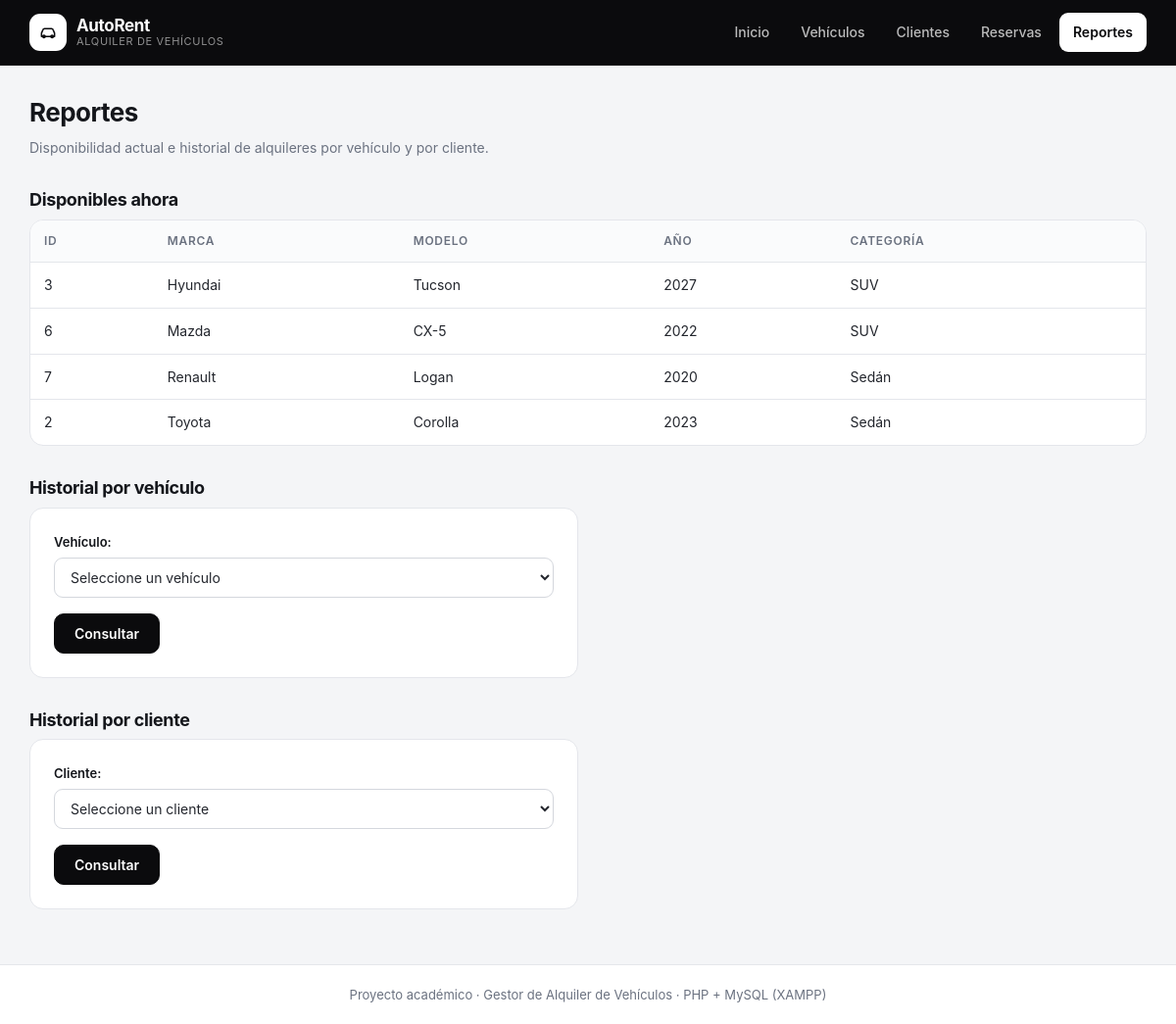
The page /views/reportes/inicio.php on the database its author committed.
### tables this page shows
CREATE TABLE vehiculos (
    id INT AUTO_INCREMENT PRIMARY KEY,
    marca VARCHAR(100) NOT NULL,
    modelo VARCHAR(100) NOT NULL,
    anio YEAR NOT NULL,
    categoria VARCHAR(50),
    estado ENUM('disponible', 'alquilado', 'mantenimiento') DEFAULT 'disponible',
    created_at TIMESTAMP DEFAULT CURRENT_TIMESTAMP,
    updated_at TIMESTAMP DEFAULT CURRENT_TIMESTAMP ON UPDATE CURRENT_TIMESTAMP
);

### models/database/database.php (called while the page is built, shortened)
<?php
class Database implements DatabaseInterface
{
    private string $host_db = "localhost";
    private string $user_db = "root";
    private string $pwd_db = "";
    private string $name_db = "alquiler_vehiculos_db";
    private int $port_db = 3306;
    private $conex = null;
    public function __construct()
    {
        $this->conex = new mysqli(
            $this->host_db,
            $this->user_db,
            $this->pwd_db,
            $this->name_db,
            $this->port_db
        );
        $this->conex->set_charset("utf8mb4");
    }
    public function query_select(string $sql): array
    {
        $result = $this->conex->query($sql);
        $rows = [];
        while ($row = $result->fetch_assoc()) {
            array_push($rows, $row);
        }
        return $rows;
    }
}

### models/config/models_config.php (called while the page is built, shortened)
<?php
class ModelsConfig
{
    public static function get_db(): DatabaseInterface
    {
        return new Database();
    }
    public static function get_vehiculos_repository(): VehiculosRepositoryInterface
    {
        return new VehiculosRepository(ModelsConfig::get_db());
    }
}

### controllers/config/controllers_config.php (called while the page is built, shortened)
<?php
class ControllersConfig
{
    public static function get_vehiculos_controller(): VehiculosControllerInterface
    {
        return new VehiculosController(ModelsConfig::get_vehiculos_repository());
    }
}

### controllers/vehiculos/vehiculos_controller.php (called while the page is built, shortened)
<?php
class VehiculosController implements VehiculosControllerInterface
{
    private VehiculosRepositoryInterface $vehiculos_model;
    public function __construct(VehiculosRepositoryInterface $vehiculos_model)
    {
        $this->vehiculos_model = $vehiculos_model;
    }
    public function get_vehiculos(): array
    {
        return $this->vehiculos_model->get_vehiculos();
    }
    public function get_vehiculos_disponibles(): array
    {
        return $this->vehiculos_model->get_vehiculos_disponibles();
    }
}

### models/repositories/vehiculos_repository/vehiculos_repository.php (called while the page is built, shortened)
<?php
class VehiculosRepository implements VehiculosRepositoryInterface
{
    private DatabaseInterface $db;
    public function __construct(DatabaseInterface $db)
    {
        $this->db = $db;
    }
    public function get_vehiculos(): array
    {
        $sql = "select * from vehiculos order by marca, modelo";
        $rows = $this->db->query_select($sql);
        return array_map(
            fn(array $row): Vehiculo => VehiculoMappers::to_entity($row),
            $rows
        );
    }
    public function get_vehiculos_disponibles(): array
    {
        $sql = "select v.* from vehiculos v
                where v.estado = 'disponible'
                and not exists (
                    select 1 from reservas r
                    where r.vehiculo_id = v.id
                    and r.estado = 'activa'
                    and curdate() between r.fecha_inicio and r.fecha_fin
                )
                order by v.marca, v.modelo";
        $rows = $this->db->query_select($sql);
        return array_map(
            fn(array $row): Vehiculo => VehiculoMappers::to_entity($row),
            $rows
        );
    }
}

### models/mappers/vehiculo_mappers.php (called while the page is built, shortened)
<?php
class VehiculoMappers
{
    public static function to_entity(array $row_db): Vehiculo
    {
        return new Vehiculo(
            (int) $row_db["id"],
            $row_db["marca"],
            $row_db["modelo"],
            (int) $row_db["anio"],
            $row_db["categoria"] ?? "",
            $row_db["estado"] ?? "disponible"
        );
    }
}

### models/entities/vehiculo.php (called while the page is built, shortened)
<?php
class Vehiculo
{
    private int $id;
    private string $marca;
    private string $modelo;
    private int $anio;
    private string $categoria;
    public function __construct(
        int $id,
        string $marca,
        string $modelo,
        int $anio,
        string $categoria = "",
        string $estado = "disponible"
    ) {
        $this->id = $id;
        $this->marca = $marca;
        $this->modelo = $modelo;
        $this->anio = $anio;
        $this->categoria = $categoria;
    }
    public function get_id(): int
    {
        return $this->id;
    }
    public function get_marca(): string
    {
        return $this->marca;
    }
    public function get_modelo(): string
    {
        return $this->modelo;
    }
    public function get_anio(): int
    {
        return $this->anio;
    }
    public function get_categoria(): string
    {
        return $this->categoria;
    }
}

### views/reportes/inicio.php (the view, shortened to what this page needs)
<?php
require __DIR__ . "/../../models/database/database.php";
require __DIR__ . "/../../models/entities/vehiculo.php";
require __DIR__ . "/../../models/mappers/vehiculo_mappers.php";
require __DIR__ . "/../../models/repositories/vehiculos_repository/vehiculos_repository.php";
require __DIR__ . "/../../models/config/models_config.php";
require __DIR__ . "/../../controllers/vehiculos/vehiculos_controller.php";
require __DIR__ . "/../../controllers/config/controllers_config.php";
$vehiculos_controller = ControllersConfig::get_vehiculos_controller();
$vehiculos = $vehiculos_controller->get_vehiculos();
$disponibles = $vehiculos_controller->get_vehiculos_disponibles();
?>
<!DOCTYPE html>
<html lang="es">
<head>
    <link rel="stylesheet" href="../../public/css/style.css?v=3">
</head>
<body>
    <header class="topbar">
        <div class="topbar-inner">
            <a class="marca" href="../inicio.php">
                <span class="marca-icono">
                    <svg viewBox="0 0 24 24" fill="none" stroke="currentColor" stroke-width="1.8"
                        stroke-linecap="round" stroke-linejoin="round" aria-hidden="true">
                        <path d="M5 17h14" />
                        <path d="M4 17v-4l1.8-4.2A2 2 0 0 1 7.6 7.5h8.8a2 2 0 0 1 1.8 1.3L20 13v4" />
                        <circle cx="7" cy="17" r="1.5" />
                        <circle cx="17" cy="17" r="1.5" />
                    </svg>
                </span>
                <span class="marca-texto">
                    <strong>AutoRent</strong>
                    <small>Alquiler de vehículos</small>
                </span>
            </a>
            <nav class="menu">
                <a href="../inicio.php">Inicio</a>
                <a href="../vehiculos/inicio.php">Vehículos</a>
                <a href="../clientes/inicio.php">Clientes</a>
                <a href="../reservas/inicio.php">Reservas</a>
                <a href="../reportes/inicio.php" class="activo">Reportes</a>
            </nav>
        </div>
    </header>
    <main class="contenido">
<div class="cabecera-pagina">
    <div>
        <h2>Reportes</h2>
        <p>Disponibilidad actual e historial de alquileres por vehículo y por cliente.</p>
    </div>
</div>
<h3>Disponibles ahora</h3>
<?php if (count($disponibles) === 0) : ?>
    <p class="vacio">No hay vehículos disponibles en este momento.</p>
<?php else : ?>
    <div class="tabla-envoltura">
        <table>
            <thead>
                <tr>
                    <th>ID</th>
                    <th>Marca</th>
                    <th>Modelo</th>
                    <th>Año</th>
                    <th>Categoría</th>
                </tr>
            </thead>
            <tbody>
                <?php foreach ($disponibles as $vehiculo) : ?>
                    <tr>
                        <td><?php echo $vehiculo->get_id(); ?></td>
                        <td><?php echo htmlspecialchars($vehiculo->get_marca()); ?></td>
                        <td><?php echo htmlspecialchars($vehiculo->get_modelo()); ?></td>
                        <td><?php echo $vehiculo->get_anio(); ?></td>
                        <td><?php echo htmlspecialchars($vehiculo->get_categoria()); ?></td>
                    </tr>
                <?php endforeach; ?>
            </tbody>
        </table>
    </div>
<?php endif; ?>
<h3>Historial por vehículo</h3>
<form class="tarjeta" method="get" action="inicio.php">
    <div class="campo">
        <label for="vehiculo_id">Vehículo:</label>
        <select id="vehiculo_id" name="vehiculo_id">
            <option value="">Seleccione un vehículo</option>
        </select>
    </div>
    <div class="acciones">
        <button type="submit">Consultar</button>
    </div>
</form>
<h3>Historial por cliente</h3>
<form class="tarjeta" method="get" action="inicio.php">
    <div class="campo">
        <label for="cliente_id">Cliente:</label>
        <select id="cliente_id" name="cliente_id">
            <option value="">Seleccione un cliente</option>
        </select>
    </div>
    <div class="acciones">
        <button type="submit">Consultar</button>
    </div>
</form>
    </main>
    <footer class="pie">
        <p>Proyecto académico &middot; Gestor de Alquiler de Vehículos &middot; PHP + MySQL (XAMPP)</p>
    </footer>
</body>
</html>

### public/css/style.css (style rules this page uses)
:root { --negro: #0b0b0d; --negro-suave: #1a1c22; --tinta: #14161b; --texto: #23262d; --muted: #6b7280; --fondo: #f4f5f7; --blanco: #ffffff; --borde: #e4e6eb; --borde-fuerte: #d4d7dd; --verde: #0f7a54; --verde-bg: #e7f6ef; --rojo: #b3261e; --rojo-bg: #fdecea; --ambar: #92500a; --ambar-bg: #fdf2e3; --azul: #1d4ed8; --azul-bg: #e9eefc; --radio: 14px; --sombra: 0 1px 2px rgba(16, 24, 40, 0.06), 0 12px 32px rgba(16, 24, 40, 0.05); }
* { box-sizing: border-box; }
html { -webkit-text-size-adjust: 100%; }
body { margin: 0; font-family: "Inter", "Segoe UI Variable", "Segoe UI", system-ui, -apple-system, sans-serif; font-size: 15px; line-height: 1.55; color: var(--texto); background: var(--fondo); display: flex; flex-direction: column; min-height: 100vh; }
a { color: var(--tinta); }
h1, h2, h3, h4 { margin: 0 0 8px; color: var(--tinta); letter-spacing: -0.02em; line-height: 1.25; }
h2 { font-size: 26px; }
h3 { font-size: 18px; margin-top: 32px; }
p { margin: 0 0 12px; }
.topbar { position: sticky; top: 0; z-index: 20; background: var(--negro); border-bottom: 1px solid rgba(255, 255, 255, 0.08); }
.topbar-inner { max-width: 1180px; margin: 0 auto; padding: 0 20px; height: 66px; display: flex; align-items: center; justify-content: space-between; gap: 24px; }
.marca { display: flex; align-items: center; gap: 10px; text-decoration: none; color: #fff; }
.marca-icono { display: grid; place-items: center; width: 38px; height: 38px; border-radius: 11px; background: #fff; color: var(--negro); }
.marca-icono svg { width: 20px; height: 20px; }
.marca-texto { display: flex; flex-direction: column; line-height: 1.15; }
.marca-texto strong { font-size: 17px; letter-spacing: -0.02em; }
.marca-texto small { font-size: 11px; color: rgba(255, 255, 255, 0.55); letter-spacing: 0.06em; text-transform: uppercase; }
.menu { display: flex; align-items: center; gap: 4px; flex-wrap: wrap; }
.menu a { color: rgba(255, 255, 255, 0.72); text-decoration: none; font-size: 14px; font-weight: 500; padding: 9px 14px; border-radius: 9px; transition: background 0.15s ease, color 0.15s ease; }
.menu a.activo { color: var(--negro); background: #fff; font-weight: 600; }
.contenido { width: 100%; max-width: 1180px; margin: 32px auto 56px; padding: 0 20px; flex: 1; }
.cabecera-pagina { display: flex; align-items: flex-end; justify-content: space-between; gap: 16px; flex-wrap: wrap; margin-bottom: 24px; }
.cabecera-pagina p { margin: 0; color: var(--muted); font-size: 14px; max-width: 620px; }
button, .boton { display: inline-flex; align-items: center; justify-content: center; gap: 8px; padding: 11px 20px; border-radius: 10px; border: 1px solid var(--negro); background: var(--negro); color: #fff; font-family: inherit; font-size: 14px; font-weight: 600; text-decoration: none; cursor: pointer; transition: transform 0.12s ease, background 0.15s ease, border-color 0.15s ease; }
.acciones { display: flex; flex-wrap: wrap; gap: 10px; margin-bottom: 24px; }
.tabla-envoltura { background: #fff; border: 1px solid var(--borde); border-radius: var(--radio); overflow-x: auto; margin-bottom: 28px; }
table { width: 100%; min-width: 780px; border-collapse: collapse; font-size: 14px; }
th, td { text-align: left; padding: 12px 14px; border-bottom: 1px solid var(--borde); vertical-align: middle; white-space: nowrap; }
th { background: #fafbfc; font-size: 12px; font-weight: 600; letter-spacing: 0.06em; text-transform: uppercase; color: var(--muted); }
tbody tr:last-child td { border-bottom: none; }
form.tarjeta { background: #fff; border: 1px solid var(--borde); border-radius: var(--radio); padding: 24px; max-width: 560px; }
.campo { display: flex; flex-direction: column; gap: 6px; margin-bottom: 16px; }
.campo label { font-size: 13px; font-weight: 600; color: var(--tinta); }
input, select, textarea { padding: 10px 12px; border: 1px solid var(--borde-fuerte); border-radius: 9px; font-family: inherit; font-size: 14px; color: var(--texto); background: #fff; transition: border-color 0.15s ease, box-shadow 0.15s ease; }
form .acciones { margin: 4px 0 0; }
.pie { border-top: 1px solid var(--borde); background: #fff; padding: 20px; text-align: center; color: var(--muted); font-size: 13px; }
.pie p { margin: 0; }

### rows shown on the page
vehiculos: id "3", marca "Hyundai", modelo "Tucson", anio "2027", categoria "SUV"
vehiculos: id "6", marca "Mazda", modelo "CX-5", anio "2022", categoria "SUV"
vehiculos: id "7", marca "Renault", modelo "Logan", anio "2020", categoria "Sedán"
vehiculos: id "2", marca "Toyota", modelo "Corolla", anio "2023", categoria "Sedán"
